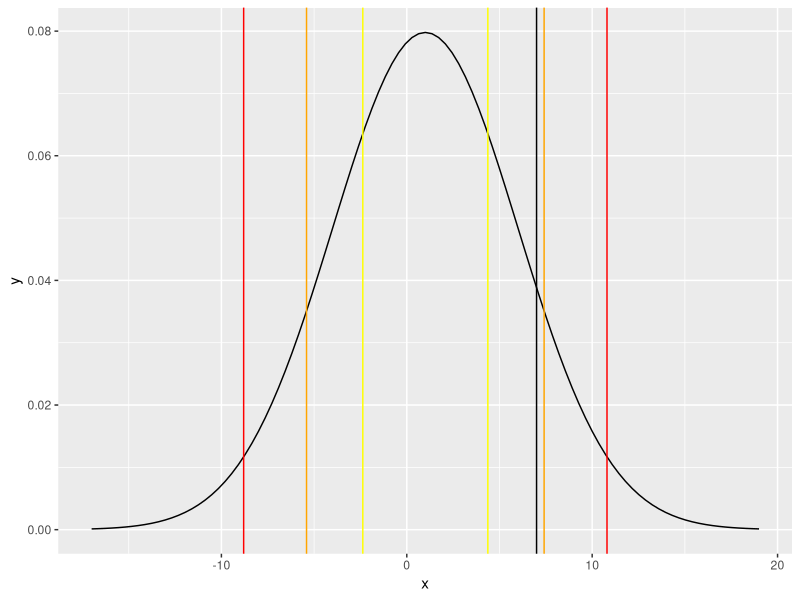

The R source for this figure:
library(tidyverse)

# Suppose data is drawn from ~N(mew,10^2), mew is unknown
data <- c(2.5,5.5,8.5,11.5)
mean <- data %>% mean()

# Then the average is ~N(mew, 10^2/4)
left_0.95 <- qnorm(p=0.05/2, mean=7, sd=sqrt(10^2/4))
right_0.95 <- qnorm(p=0.05/2, mean=7, sd=sqrt(10^2/4), lower.tail=FALSE)
left_0.80 <- qnorm(p=0.2/2, mean=7, sd=sqrt(10^2/4))
right_0.80 <- qnorm(p=0.2/2, mean=7, sd=sqrt(10^2/4), lower.tail=FALSE)
left_0.5 <- qnorm(p=0.5/2, mean=7, sd=sqrt(10^2/4))
right_0.5 <- qnorm(p=0.5/2, mean=7, sd=sqrt(10^2/4), lower.tail=FALSE)

# b) For H0: mew0=1, it would not be rejected at alpha=0.95 and alpha-0.80, but it would be rejected at alpha=0.5, as it falls within [-2,8,16.8], [0.59,13.4], but is outside of the confidence interval [3.6,10.4].

# Alternatively, we can construct rejection regions around mew0=1.
# Under the null hypothesis, the test statistic is drawn from ~N(mew0=1,10^2)
dx <- 0.01
df <- tibble(
  x <- seq(-9,11,by=dx),
  
)
tibble(x=seq(1-18,1+18)) %>% 
  ggplot(aes(x=x)) + 
  stat_function(fun = function(x) {dnorm(x, mean=1, sd=sqrt(10^2/4))}) +
  geom_vline(xintercept=mean) +
  geom_vline(xintercept=c(
    qnorm(p=0.05/2, mean=1, sd=sqrt(10^2/4)),
    qnorm(p=0.05/2, mean=1, sd=sqrt(10^2/4), lower.tail=FALSE)
  ), colour="red") +  
  geom_vline(xintercept=c(
    qnorm(p=0.2/2, mean=1, sd=sqrt(10^2/4)),
    qnorm(p=0.2/2, mean=1, sd=sqrt(10^2/4), lower.tail=FALSE)
  ), colour="orange") + 
  geom_vline(xintercept=c(
    qnorm(p=0.5/2, mean=1, sd=sqrt(10^2/4)),
    qnorm(p=0.5/2, mean=1, sd=sqrt(10^2/4), lower.tail=FALSE)
  ), colour="yellow")

    